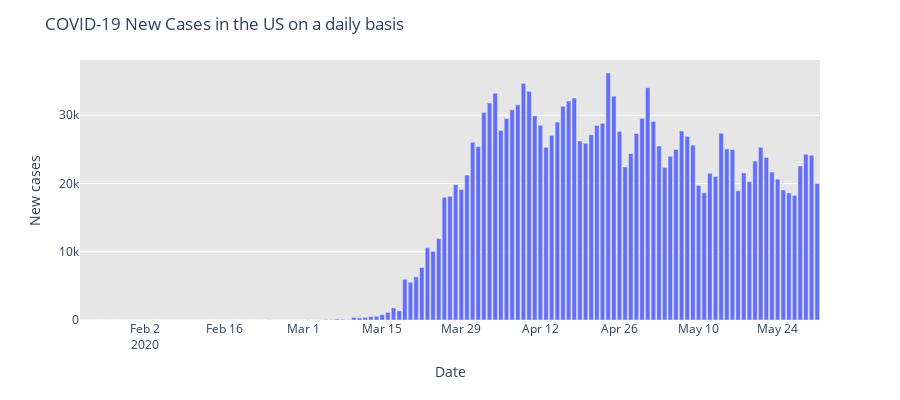

Source (notebook cell):
### Code cell
import plotly.express as px
fig = px.bar(US, x="Date", y="New cases", barmode='group', height=400)
fig.update_layout(title_text='COVID-19 New Cases in the US on a daily basis', plot_bgcolor='rgb(230,230,230)')
fig.show()
fig.write_html('COVID-19 New Cases in the US on a daily basis.html', auto_open=True)

#opens an html

### Figure 1 — Plotly figure (JSON) as saved in the notebook; plotly's stock layout.template omitted (floating-point values rounded to 4 significant figures; data arrays with more than 128 entries replaced by an {"elided": "..."} marker saying what was removed)
{"data": [{"alignmentgroup": "True", "hovertemplate": "Date=%{x}<br>New cases=%{y}<extra></extra>", "legendgroup": "", "marker": {"color": "#636efa"}, "name": "", "offsetgroup": "", "orientation": "v", "showlegend": false, "textposition": "auto", "type": "bar", "x": {"elided": "131 str values"}, "xaxis": "x", "y": {"elided": "131 int values"}, "yaxis": "y"}], "layout": {"barmode": "group", "height": 400, "legend": {"tracegroupgap": 0}, "margin": {"t": 60}, "plot_bgcolor": "rgb(230,230,230)", "title": {"text": "COVID-19 New Cases in the US on a daily basis"}, "xaxis": {"anchor": "y", "domain": [0, 1], "title": {"text": "Date"}}, "yaxis": {"anchor": "x", "domain": [0, 1], "title": {"text": "New cases"}}}}
